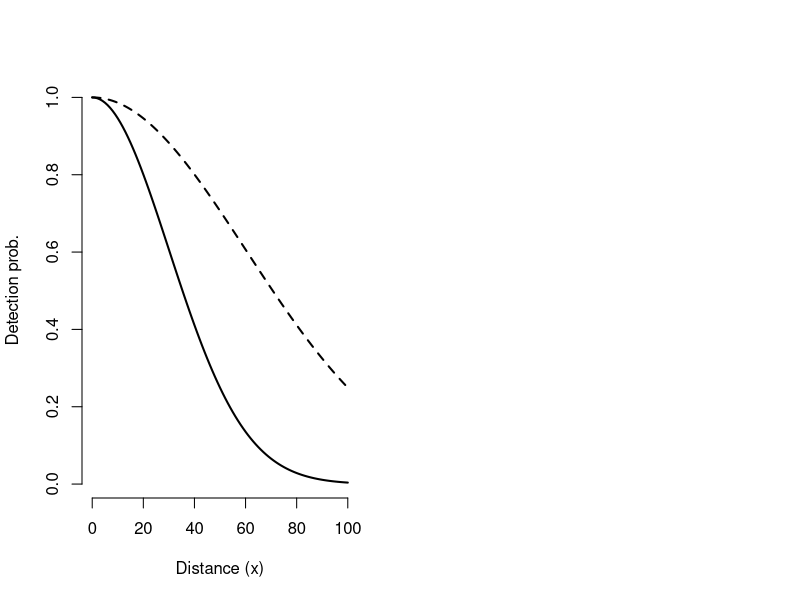
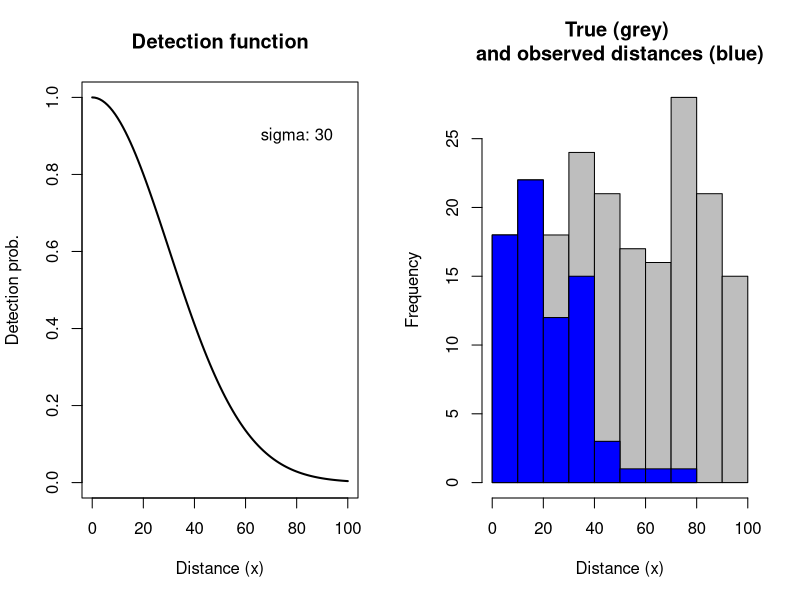
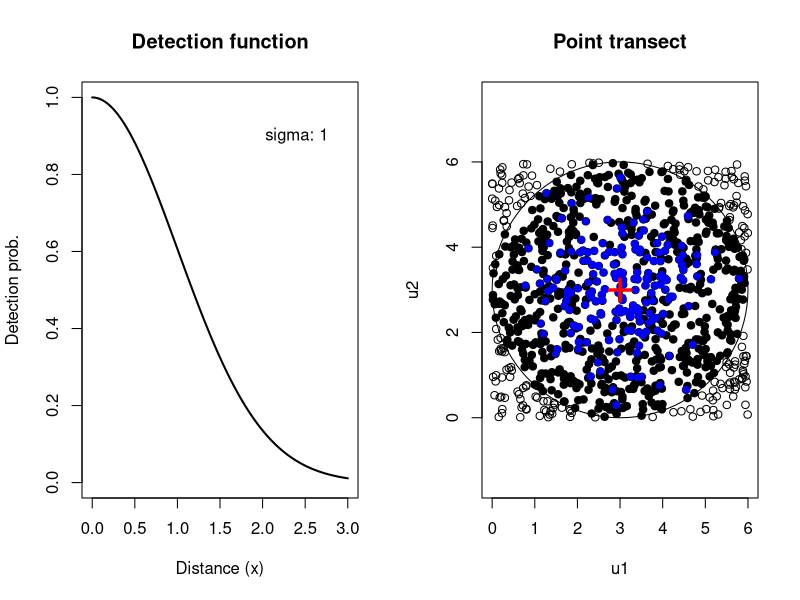

Write the R code that produced these figures, in order.
#---(begin AHMnimble header)---
# This file contains code adapted from the file R_BUGS_code_AHM_Vol_1_20170519.R
# available at https://www.mbr-pwrc.usgs.gov/pubanalysis/keryroylebook/, with
# permission of the authors.  It may have been modified so that examples originally
# written to work with JAGS or WinBUGS will work with NIMBLE.  More information
# about NIMBLE can be found at https://r-nimble.org, https://github.com/nimble-dev/nimble,
# and https://cran.r-project.org/web/packages/nimble/index.html.
#
# The file  R_BUGS_code_AHM_Vol_1_20170519.R contains the following header:
# -----(begin R_BUGS_code_AHM_Vol_1_20170519.R header)-----
# =========================================================================
#
#   Applied hierarchical modeling in ecology
#   Modeling distribution, abundance and species richness using R and BUGS
#   Volume 1: Prelude and Static models
#
#   Marc Kéry & J. Andy Royle
#
#   *** This is the text file with all R and BUGS code from the book ***
#
#   Created 2 Dec 2015 based on draft from 21 Oct 2015
#
# =========================================================================
### Last change: 19 May 2017 by Mike Meredith
# Incorporated errata up to 19 May 2017
# Code updated to implement new names and changes to functions in AHMbook package 0.1.4
# Use built-in data sets instead of .csv files
# In Chapter 11, replaced 'Y', 'Ysum' and 'Yaug' with lower case 'y', 'ysum' and 'yaug'
#  to match the code in the printed book.
#
# -----(end R_BUGS_code_AHM_Vol_1_20170519.R header)-----

# This file was created by:
#
# Jacob Levine and Perry de Valpine
#
#---(end AHMnimble header)---

# 8.2.3 Simulating distance sampling data
# ------------------------------------------------------------------------
strip.width <- 100  # one side of the transect, really half-width  
sigma <- 30         # Scale parameter of half-normal detection function

# Define half-normal detection function
g <- function(x, sig) exp(-x^2/(2*sig^2)) # Function definition
g(30, sig=sigma)    # Detection probability at a distance of 30m

# Plot the detection function
par(mfrow=c(1,2))
curve(g(x, sig=30), 0, 100, xlab="Distance (x)", ylab="Detection prob.", lwd = 2, frame = F)
curve(g(x, sig=60), 0, 100, add=TRUE, lty = 2, lwd = 2)

# Define function to simulate non-hierarchical line transect data
sim.ldata <- function(N = 200, sigma = 30){
  # Function to simulate line transect data under CDS.
  # Function arguments:
  #    N: number of individuals along transect with distance u(-100, 100)
  #    sigma: scale parameter of half-normal detection function
  # Function subjects N individuals to sampling, and then retains the value 
  # of x=distance only for individuals that are captured
  par(mfrow = c(1,2))
  # Plot the detection function
  curve(exp(-x^2/(2*sigma^2)), 0, 100, xlab="Distance (x)", ylab="Detection prob.", lwd = 2, main = "Detection function", ylim = c(0,1))
  text(80, 0.9, paste("sigma:", sigma))
  xall <- runif(N, -100,100) # Distances of all N individuals
  hist(abs(xall), nclass=10, xlab = "Distance (x)", col = "grey", main = "True (grey) \nand observed distances (blue)")
  g <- function(x, sig) exp(-x^2/(2*sig^2))
  p <- g(xall, sig=sigma) # detection probability
  y <- rbinom(N, 1, p) # some inds. are detected and their distance measured
  x <- xall[y==1]      # this has direction (right or left transect side)
  x <- abs(x)          # now it doesn't have direction
  hist(x, col = "blue", add = TRUE)
  return(list(N = N, sigma = sigma, xall = xall, x = x))
}

# Obtain a data set for analysis
set.seed(2015)               # If you want to get same results
tmp <- sim.ldata(sigma = 30) # Execute function and assign results to 'tmp'
attach(tmp)


# Conditional likelihood
Lcond <- function(lsigma){  # Define conditional nll
  sigma<- exp(lsigma)
  -1*sum(log(g(x,sig=sigma)/integrate(g, 0, 100, sig=sigma)$value/100))
}

# Full likelihood
Lfull <- function(parm){    # Define full nll
  sigma <- exp(parm[1])
  n0 <- exp(parm[2])
  N <- length(x)+ n0
  pbar <- integrate(g, 0, 100, sig=sigma)$value/100
  -1*( lgamma(N+1) - lgamma(n0+1) + sum(log(g(x,sig=sigma)/100)) + n0*log(1-pbar) )
}

# Call optim to maximize full likelihood
optim(c(log(30), log(4)), Lfull, hessian=TRUE)


pbar<- integrate(g, 0, 100, sig=exp(3.26))$value/100
n<- length(tmp$x)

(Nhat.condl<- n/pbar)
(Dhat.condl<- Nhat.condl/(10*.2))

n0hat<- exp(5.01)
(Nhat.full<- n + n0hat)
(Dhat.full<- Nhat.full/(10*.2))


# 8.2.4.2 Simulating binned distance sampling data
# ------------------------------------------------------------------------
set.seed(2015)
# Design settings and truth (population size N and detection function g)
interval.width <- 10
strip.width <- 100    # half-width really (one side of transect)
nbins <- strip.width%/%interval.width  
sigma <- 30           # Scale parameter of half-normal detection function
g <- function(x, sig) exp(-x^2/(2*sig^2)) # Half-normal detection function
N <- 200              # Population size

# Method 1: simulate continuous distances and put into intervals
x <- runif(N, -strip.width, strip.width) # Distance all animals
p <- g(x, sig=sigma)  # Detection probability
y <- rbinom(N, 1, p)  # only individuals with y=1 are detected
x <- x[y==1]          # this has direction (right or left side of transect)
x <- abs(x)           # now it doesn't have direction

# Compute the distance category of each observation
xbin <- x %/% interval.width + 1   # note integer division function %/%

# Multinomial frequencies, may have missing levels
y.obs <- table(xbin)

# Pad the frequencies to include those with 0 detections
y.padded <- rep(0,nbins)
names(y.padded) <- 1:nbins
y.padded[names(y.obs)] <- y.obs
y.obs <- y.padded
y.true <- c(y.obs, N-length(xbin)) # Last category is "Not detected"

# Relative frequencies by binning continuous data (pi). These should compare
#  with the cell probabilities computed below when N is very large
(y.rel <- y.true/N)      # Last category is pi(0) from above
(pi0.v1 <- y.rel[nbins+1])

# Compute detection probability in each distance interval
dist.breaks <- seq(0, strip.width, by=interval.width)
p <- rep(NA, length(dist.breaks)-1)
for(j in 1:length(p)){
  p[j] <- integrate(g, dist.breaks[j], dist.breaks[j+1],
                    sig=sigma)$value / (dist.breaks[j+1]-dist.breaks[j]) 
}
round(p, 2)

# Compute the multinomial cell probabilities analytically. These are exact.
# psi = probability of occurring in each interval
interval.width <- diff(dist.breaks)
psi <- interval.width/strip.width
pi <- p * psi
sum(pi)                 # This is 1 � pi(0) from above
(pi0.exact <- 1-sum(pi))

# Method 2: Use rmultinom to simulate binned observations directly
# This includes 0 cells AND n0
pi[length(p)+1] <- 1 - sum(pi)
(y.obs2 <- as.vector(rmultinom(1, N, prob=pi)))
(y.obs2 <- y.obs2[1:nbins]) # Discard last cell for n0 (because not observed)

Lik.binned <- function(parm, data, dist.breaks){
  # Note that the parameters are parm[1] = log(sigma), parm[2] = log(n0)
  
  sigma <- exp(parm[1])
  n0 <- exp(parm[2])
  p <- rep(NA, length(dist.breaks)-1)
  for(j in 1:length(p)) {
    p[j] <- integrate(g, dist.breaks[j], dist.breaks[j+1],
                      sig=sigma)$value / (dist.breaks[j+1]-dist.breaks[j])
  }
  psi <- interval.width/strip.width
  pi <- p * psi
  pi0 <- 1-sum(pi)
  
  N <- sum(data) + n0
  -1*(lgamma(N+1)-lgamma(n0+1) + sum(c(data,n0)*log(c(pi,pi0))))
}

# Evaluate likelihood for some particular value of the parameters
Lik.binned(c(2,0), data=y.obs, dist.breaks=dist.breaks)

# Obtain the MLEs for the simulated data
optim(c(2,0), Lik.binned, data=y.obs, dist.breaks=dist.breaks)



# 8.2.5 Point transect data
# ------------------------------------------------------------------------
# Define function to compute cell probs for binned distance sampling
cp.ri <-function(radius1, radius2, sigma){
  Pi <- 3.141593
  a <- Pi*radius2^2 - Pi*radius1^2
  integrate(function(r, s=sigma) exp(-r^2 / (2 * s^2)) * r, radius1,radius2)$value *(2*Pi/a)  
}

# Define distance intervals and compute multinomial probabilities
delta <- 0.5                   # Width of distance bins
B <- 3                         # Max count distance
dist.breaks <-seq(0, B, delta) # Make the interval cut points
nD <-length(dist.breaks)-1
sigma <- 1
p.x <-rep(NA,nD)               # Conditional detection probabilities
for(i in 1:nD){
  p.x[i] <- cp.ri(dist.breaks[i], dist.breaks[i+1], sigma =1)
}
area <- 3.141593 * dist.breaks[-1]^2
ring.area <- diff(c(0, area))
# Pr(detection| in ring)*Pr(in ring)
cp <- p.x* ring.area/sum(ring.area)



# 8.2.5.1 Simulating point transect data
# ------------------------------------------------------------------------
sim.pdata <- function(N=1000, sigma=1, B=3, keep.all=FALSE) {
  # Function simulates coordinates of individuals on a square
  # Square is [0,2*B] x[0,2*B], with a count location on the center 
  # point (B,B)
  # Function arguments:
  #    N: total population size in the square
  #    sigma: scale of half-normal detection function
  #    B: circle radias
  #    keep.all: return the data for y = 0 individuals or not
  
  # Plot the detection function
  par(mfrow = c(1,2))
  curve(exp(-x^2/(2*sigma^2)), 0, B, xlab="Distance (x)", ylab="Detection prob.", lwd = 2, main = "Detection function", ylim = c(0,1))
  text(0.8*B, 0.9, paste("sigma:", sigma))
  
  # Simulate and plot simulated data
  library(plotrix)
  u1 <-runif(N, 0, 2*B)           # (u1,u2) coordinates of N individuals
  u2 <- runif(N, 0, 2*B)
  d <- sqrt((u1 - B)^2 + (u2 - B)^2) # distance to center point of square
  plot(u1, u2, asp = 1, pch = 1, main = "Point transect")
  N.real <- sum(d<= B)           # Population size inside of count circle
  
  # Can only count indidividuals in the circle, so set to zero detection probability of individuals in the corners (thereby truncating them):
  p <- ifelse(d < B, 1, 0) * exp(-d*d/(2*(sigma^2)))
  # Now we decide whether each individual is detected or not
  y <- rbinom(N, 1, p)
  points(u1[d <= B], u2[d <= B], pch = 16, col = "black")
  points(u1[y==1], u2[y==1], pch = 16, col = "blue")
  points(B, B, pch = "+", cex = 3, col = "red")
  draw.circle(B, B, B)
  
  # Put all of the data in a matrix: 
  #      (note we don't care about y, u, or v normally)
  
  if(!keep.all){
    u1 <- u1[y==1]
    u2 <- u2[y==1]
    d <- d[y==1]
  }
  return(list(N=N, sigma=sigma, B=B, u1=u1, u2=u2, d=d, y=y, N.real=N.real))
}

# obtain a data set by distance sampling a population of N=1000
set.seed(1234)
tmp <-sim.pdata(N=1000, sigma=1, keep.all=FALSE, B=3)
attach(tmp)


# Bin the data and tabulate the bin frequencies. Be sure to pad the 0s!
delta <- 0.5                   # width of distance bins
dist.breaks <-seq(0, B, delta) # make the interval cut points
dclass <- tmp$d %/% delta +1   # Convert distances to categorical distances
nD<-length(dist.breaks)-1     # How many intervals do we have ?
y.obs <- table(dclass)         # next pad the frequency vector
y.padded <- rep(0, nD)
names(y.padded) <- 1:nD
y.padded[names(y.obs)] <- y.obs
y.obs <- y.padded


cp <- c(cp, 1-sum(cp))  # Compute the last cell and add it to the vector

as.vector(rmultinom(n=1, size=1000, prob=cp))


